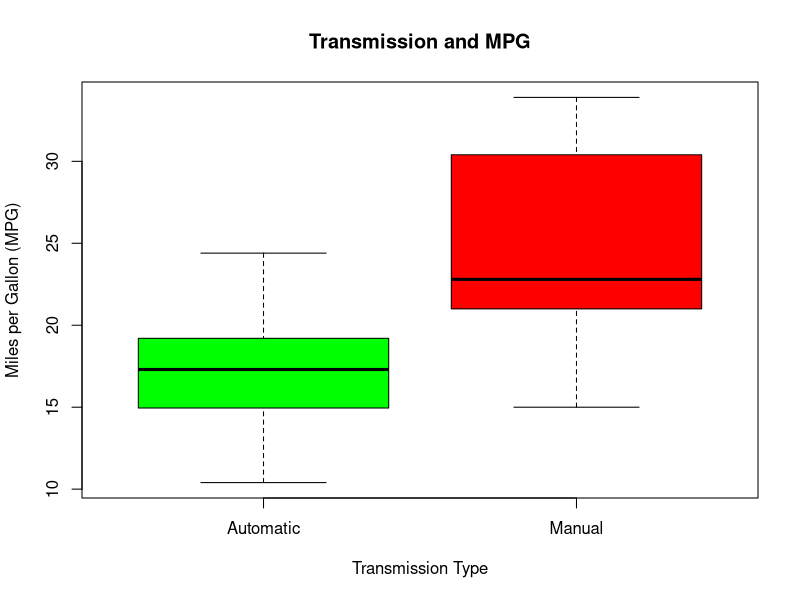
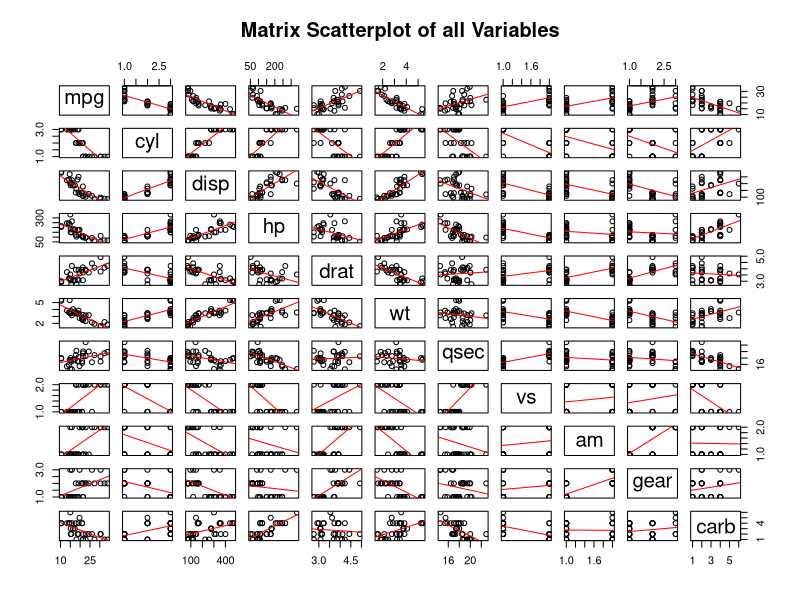
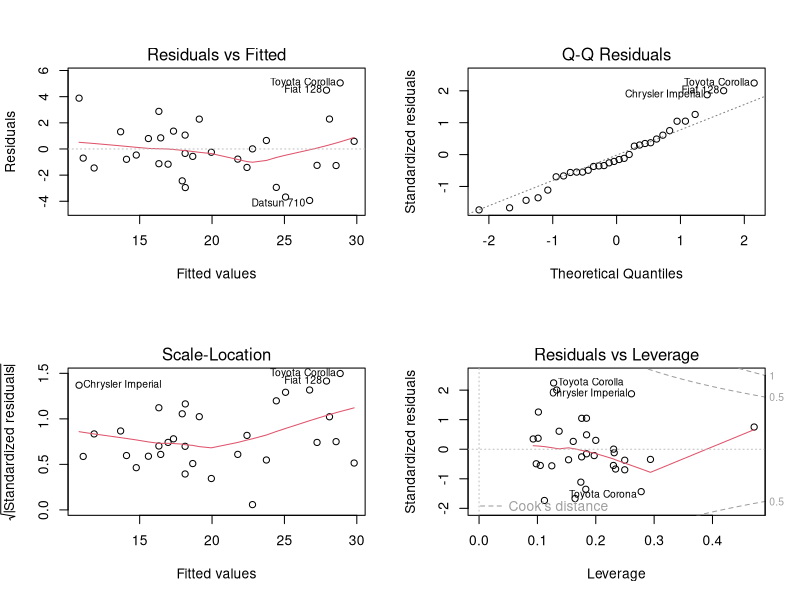

Generate these figures, in order, with R:
## ---- chunk 1
data(mtcars); attach(mtcars)

#set relevant variables to factors
mtcars$cyl <- factor(mtcars$cyl)
mtcars$vs <- factor(mtcars$vs)
mtcars$am <- factor(mtcars$am)
mtcars$gear <- factor(mtcars$gear)
mtcars$carb <- factor(mtcars$carb)

mean(mpg[am=="0"]) #Automatic Transmission mean
mean(mpg[am=="1"]) #Manual Transmission mean
## ---- chunk 2
model_am <- lm(mpg ~ am)
summary(model_am)$adj.r.squared #hidden results
## ---- chunk 3
model_full <- lm(mpg ~ ., mtcars)
summary(model_full)$adj.r.squared #hidden results
## ---- chunk 4
model_best <- step(model_full, trace=0)
summary(model_best)
## ---- chunk 5
anova(model_am, model_full, model_best)
summary(model_best)$coef
## ---- chunk 6
boxplot(mpg ~ am, xlab="Transmission Type", ylab="Miles per Gallon (MPG)", xaxt="n", 
        main="Transmission and MPG",
        col=c("green", "red"))
axis(1, at=1:2, labels=c("Automatic", "Manual"))
## ---- chunk 7
pairs(mtcars, main="Matrix Scatterplot of all Variables", panel=function(x,y){
  points(x,y)
  abline(lm(y~x), col="red")
})
## ---- chunk 8
par(mfrow=c(2,2))
plot(model_best)
